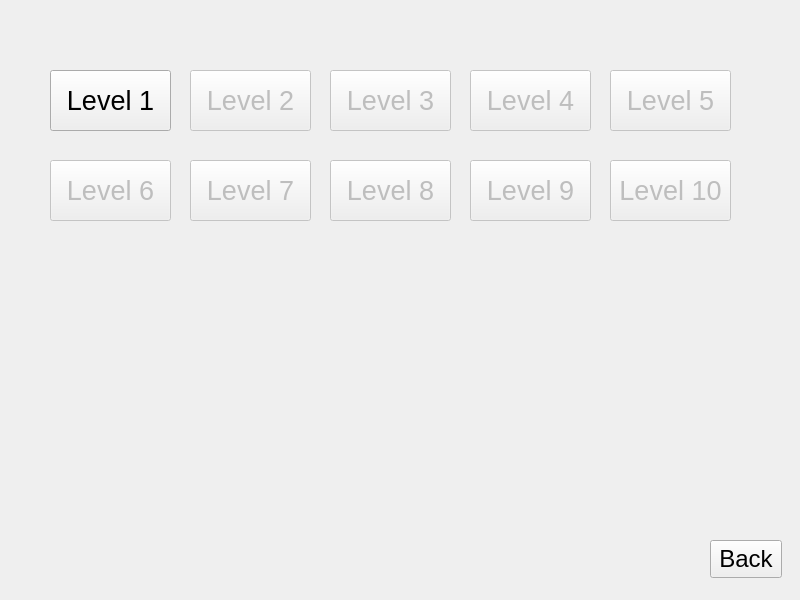
<?xml version="1.0" encoding="UTF-8"?>
<ui version="4.0">
 <class>LevelSelectPage</class>
 <widget class="QWidget" name="LevelSelectPage">
  <property name="geometry">
   <rect>
    <x>0</x>
    <y>0</y>
    <width>800</width>
    <height>600</height>
   </rect>
  </property>
  <property name="windowTitle">
   <string>Form</string>
  </property>
  <widget class="QPushButton" name="level9_button">
   <property name="enabled">
    <bool>false</bool>
   </property>
   <property name="geometry">
    <rect>
     <x>470</x>
     <y>160</y>
     <width>121</width>
     <height>61</height>
    </rect>
   </property>
   <property name="font">
    <font>
     <pointsize>20</pointsize>
    </font>
   </property>
   <property name="text">
    <string>Level 9</string>
   </property>
   <attribute name="buttonGroup">
    <string notr="true">levelButtons</string>
   </attribute>
  </widget>
  <widget class="QPushButton" name="level4_button">
   <property name="enabled">
    <bool>false</bool>
   </property>
   <property name="geometry">
    <rect>
     <x>470</x>
     <y>70</y>
     <width>121</width>
     <height>61</height>
    </rect>
   </property>
   <property name="font">
    <font>
     <pointsize>20</pointsize>
    </font>
   </property>
   <property name="text">
    <string>Level 4</string>
   </property>
   <attribute name="buttonGroup">
    <string notr="true">levelButtons</string>
   </attribute>
  </widget>
  <widget class="QPushButton" name="level1_button">
   <property name="geometry">
    <rect>
     <x>50</x>
     <y>70</y>
     <width>121</width>
     <height>61</height>
    </rect>
   </property>
   <property name="font">
    <font>
     <pointsize>20</pointsize>
    </font>
   </property>
   <property name="text">
    <string>Level 1</string>
   </property>
   <attribute name="buttonGroup">
    <string notr="true">levelButtons</string>
   </attribute>
  </widget>
  <widget class="QPushButton" name="level2_button">
   <property name="enabled">
    <bool>false</bool>
   </property>
   <property name="geometry">
    <rect>
     <x>190</x>
     <y>70</y>
     <width>121</width>
     <height>61</height>
    </rect>
   </property>
   <property name="font">
    <font>
     <pointsize>20</pointsize>
    </font>
   </property>
   <property name="text">
    <string>Level 2</string>
   </property>
   <attribute name="buttonGroup">
    <string notr="true">levelButtons</string>
   </attribute>
  </widget>
  <widget class="QPushButton" name="level7_button">
   <property name="enabled">
    <bool>false</bool>
   </property>
   <property name="geometry">
    <rect>
     <x>190</x>
     <y>160</y>
     <width>121</width>
     <height>61</height>
    </rect>
   </property>
   <property name="font">
    <font>
     <pointsize>20</pointsize>
    </font>
   </property>
   <property name="text">
    <string>Level 7</string>
   </property>
   <attribute name="buttonGroup">
    <string notr="true">levelButtons</string>
   </attribute>
  </widget>
  <widget class="QPushButton" name="level10_button">
   <property name="enabled">
    <bool>false</bool>
   </property>
   <property name="geometry">
    <rect>
     <x>610</x>
     <y>160</y>
     <width>121</width>
     <height>61</height>
    </rect>
   </property>
   <property name="font">
    <font>
     <pointsize>20</pointsize>
    </font>
   </property>
   <property name="text">
    <string>Level 10</string>
   </property>
   <attribute name="buttonGroup">
    <string notr="true">levelButtons</string>
   </attribute>
  </widget>
  <widget class="QPushButton" name="level5_button">
   <property name="enabled">
    <bool>false</bool>
   </property>
   <property name="geometry">
    <rect>
     <x>610</x>
     <y>70</y>
     <width>121</width>
     <height>61</height>
    </rect>
   </property>
   <property name="font">
    <font>
     <pointsize>20</pointsize>
    </font>
   </property>
   <property name="text">
    <string>Level 5</string>
   </property>
   <attribute name="buttonGroup">
    <string notr="true">levelButtons</string>
   </attribute>
  </widget>
  <widget class="QPushButton" name="level3_button">
   <property name="enabled">
    <bool>false</bool>
   </property>
   <property name="geometry">
    <rect>
     <x>330</x>
     <y>70</y>
     <width>121</width>
     <height>61</height>
    </rect>
   </property>
   <property name="font">
    <font>
     <pointsize>20</pointsize>
    </font>
   </property>
   <property name="text">
    <string>Level 3</string>
   </property>
   <attribute name="buttonGroup">
    <string notr="true">levelButtons</string>
   </attribute>
  </widget>
  <widget class="QPushButton" name="level8_button">
   <property name="enabled">
    <bool>false</bool>
   </property>
   <property name="geometry">
    <rect>
     <x>330</x>
     <y>160</y>
     <width>121</width>
     <height>61</height>
    </rect>
   </property>
   <property name="font">
    <font>
     <pointsize>20</pointsize>
    </font>
   </property>
   <property name="text">
    <string>Level 8</string>
   </property>
   <attribute name="buttonGroup">
    <string notr="true">levelButtons</string>
   </attribute>
  </widget>
  <widget class="QPushButton" name="backButton">
   <property name="geometry">
    <rect>
     <x>710</x>
     <y>540</y>
     <width>72</width>
     <height>38</height>
    </rect>
   </property>
   <property name="font">
    <font>
     <pointsize>18</pointsize>
    </font>
   </property>
   <property name="text">
    <string>Back</string>
   </property>
  </widget>
  <widget class="QPushButton" name="level6_button">
   <property name="enabled">
    <bool>false</bool>
   </property>
   <property name="geometry">
    <rect>
     <x>50</x>
     <y>160</y>
     <width>121</width>
     <height>61</height>
    </rect>
   </property>
   <property name="font">
    <font>
     <pointsize>20</pointsize>
    </font>
   </property>
   <property name="text">
    <string>Level 6</string>
   </property>
   <attribute name="buttonGroup">
    <string notr="true">levelButtons</string>
   </attribute>
  </widget>
 </widget>
 <resources/>
 <connections/>
 <buttongroups>
  <buttongroup name="levelButtons"/>
 </buttongroups>
</ui>
